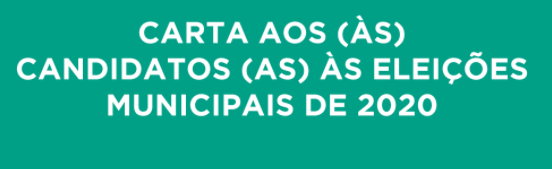
#> input picture Image Processing/assets/images/img.png, 552 x 169 px
$ python main.py
#> lines starting #> are read from the running program, lines starting #| are printed output that depends on the picture
### Image Processing/image_processing.py
import cv2


class ImageProcessing:

    def __init__(self):
        print('Image Processing')

    def to_gray(self, img_path):
#> called with img_path = 'assets/images/img.png'
        img_bgr = cv2.imread(img_path)
#> img_bgr is the input picture: shape (169, 552, 3); mean B, G, R 148.4, 170.6, 28.4
        gray = cv2.cvtColor(img_bgr, cv2.COLOR_BGR2GRAY)
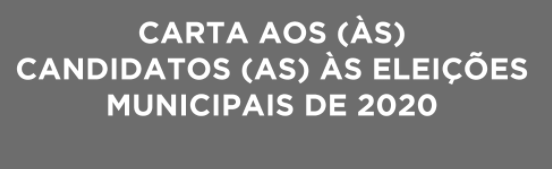
#> gray: shape (169, 552); min 109, max 255, mean 125.3

        cv2.imshow('Image', gray)
        cv2.waitKey(0)
        cv2.destroyAllWindows()

    # Limiarização simples
    # [80 lines left out: functions simple_threshold, otsu_threshold, adaptive_threshold, adaptive_gaussian_threshold, invert_color, not called in this run]

### Image Processing/main.py
from image_processing import ImageProcessing

if __name__ == '__main__':
    imgProcessing = ImageProcessing()

    imgProcessing.to_gray('assets/images/img.png')
